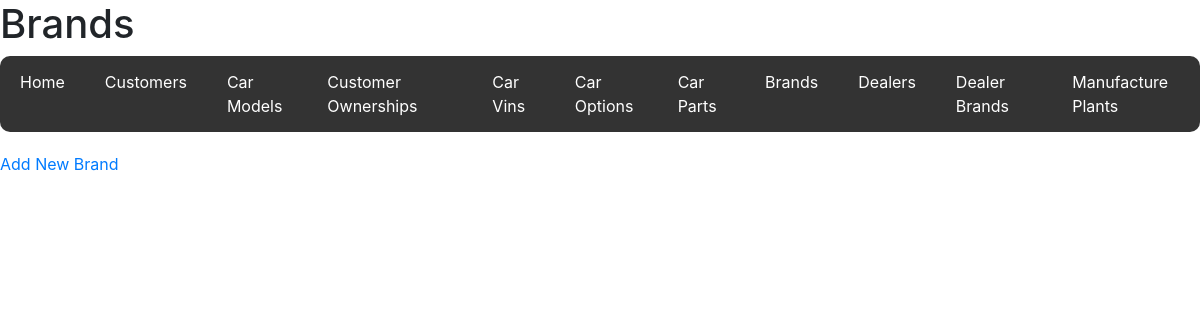
The app's page /brands, older data.
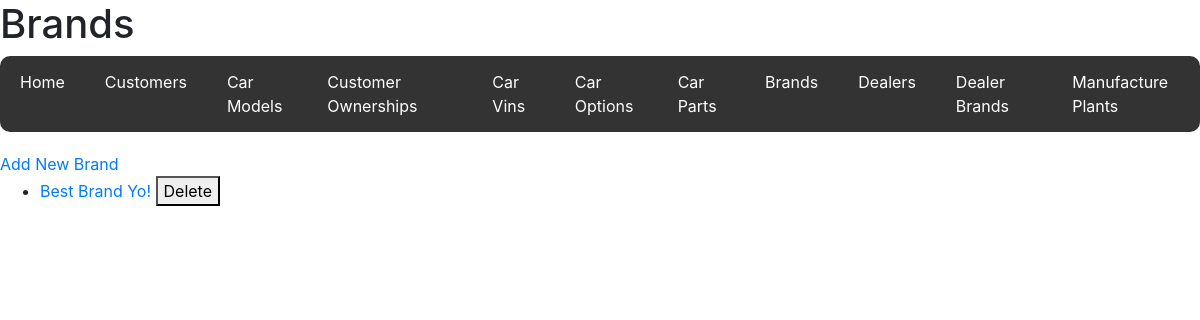
The same page, newer data.
### code/models.py (models this page shows)
class Brand(db.Model):
    __tablename__ = "Brands"
    brand_id = db.Column(db.Integer, primary_key=True)
    brand_name = db.Column(db.String(50))
    dealer_brands = db.relationship("DealerBrand", back_populates="brand")
    car_models = db.relationship("CarModel", back_populates="brand")

### code/routes/brands.py (the view)
@brands_bp.route("/brands", methods=["GET", "POST"])
def brands():
    if request.method == "POST":
        brand_name = request.form.get("brand_name")
        brand = Brand(brand_name=brand_name)
        db.session.add(brand)
        db.session.commit()
        return redirect(url_for("brands.brands"))
    brands = Brand.query.all()
    return render_template("brands.html", brands=brands)

### code/templates/brands.html
{% extends 'base.html' %} {% block title %}Brands{% endblock %} {% block header
%}
<h1>Brands</h1>
{% endblock %} {% block content %}
<a href="{{ url_for('brands.new_brand') }}">Add New Brand</a>
<ul>
  {% for brand in brands %}
  <li>
    <a href="{{ url_for('brands.view_brand', brand_id=brand.brand_id) }}">
      {{ brand.brand_name }}
    </a>
    <form
      action="{{ url_for('brands.delete_brand', brand_id=brand.brand_id) }}"
      method="POST"
      style="display: inline"
    >
      <button type="submit">Delete</button>
    </form>
  </li>
  {% endfor %}
</ul>
{% endblock %}

Row changes from the older to the newer data that the page shows:
added Brand: brand_name "Best Brand Yo!"
